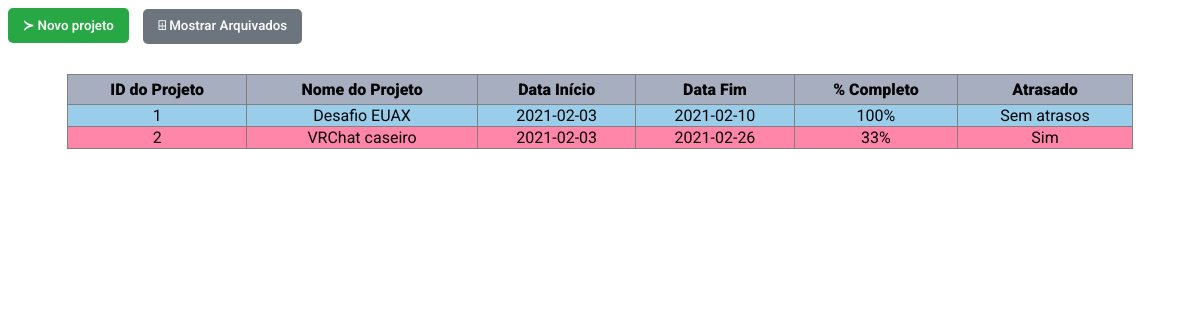
The page / on the database its author committed.
### tables this page shows
CREATE TABLE `projects` (
  `project_id` int(11) NOT NULL,
  `project_name` text NOT NULL,
  `date_start` date NOT NULL,
  `date_end` date NOT NULL,
  `archived` tinyint(1) NOT NULL
);

### index.php (the view, shortened to what this page needs)
<?php
	$link = mysqli_connect("localhost", "root", "", "euax_desafio");
	$mostrar_arquivados = (isset($_GET["arquivados"]) && trim($_GET["arquivados"]) == '1');
	if ($mostrar_arquivados == 0) {
		$projetos = mysqli_query($link, "SELECT * FROM projects WHERE archived=0");
	}
	else {
		$projetos = mysqli_query($link, "SELECT * FROM projects WHERE archived=1");
	}
?>
<html lang="en">
<head>
	<link rel="stylesheet" href="css/style.css">
</head>
<body>
	<input type="button" class="btn-success" onclick="OpenForm('newProjectForm');" value="≻ Novo projeto"/>
	<input type="button" class="btn-secondary" onclick="Redirect('index.php?arquivados=<?php echo $mostrar_arquivados == 1 ? '0' : '1';?>');" value="⌹ Mostrar <?php echo $mostrar_arquivados == 1 ? 'Ativos' : 'Arquivados';?>">
	<div id="project-tableBox" class="tableBox">
		<table align="center" border="1" class="dataTable">
			<tr>
				<th>ID do Projeto	</th>
				<th>Nome do Projeto	</th>
				<th>Data Início		</th>
				<th>Data Fim		</th>
				<th>% Completo		</th>
				<th>Atrasado		</th>
			</tr>
			<?php while($row = mysqli_fetch_array($projetos)) { ?>
				<?php
					$aux_activities_total = mysqli_query($link, "SELECT finished FROM activities WHERE project_id=" . $row['project_id']);
					$num_activities_total = mysqli_num_rows($aux_activities_total);
					if ($num_activities_total == 0) {
						$progress = 'Sem atividades';
					}else{
						$aux_activities_done = mysqli_query($link, "SELECT finished FROM activities WHERE finished=1 AND project_id=" . $row['project_id']);
						$num_activities_done = mysqli_num_rows($aux_activities_done);
						$progress = ($num_activities_done / $num_activities_total) * 100;
						$progress = round($progress, 0) . "%";
					}
					$project_deadline = $row['date_end'];
					$project_id = $row['project_id'];
					$aux_activities_late = mysqli_query($link, "SELECT finished FROM activities WHERE project_id = $project_id AND DATE(date_end) > DATE('" . $project_deadline . "')");
					$num_activities_late = mysqli_num_rows($aux_activities_late);
					$atraso = $num_activities_late == 0 ? "Sem atrasos" : "Sim";
					$rowClass = $num_activities_late == 0 ? "tableRow-normal" : "tableRow-late";
				?>
				<tr class="<?php echo $rowClass ?>" id="link" onclick="ProjectModal('<?php echo ($row['project_id']) ?>', '<?php echo ($row['project_name']) ?>', '<?php echo ($row['date_start']) ?>', '<?php echo ($row['date_end']) ?>', '<?php echo ($row['archived']) ?>')">
					<td><?php echo $row['project_id']; ?>	</td>
					<td><?php echo $row['project_name']; ?>	</td>
					<td><?php echo $row['date_start']; ?>	</td>
					<td><?php echo $row['date_end']; ?>		</td>
					<td><?php echo $progress ?>				</td>
					<td><?php echo $atraso ?>				</td>
				</tr>
			<?php } ?>
		</table>
	</div>
</body>
</html>

### css/style.css (style rules this page uses)
body { background-color: #ffffff; color: #060606; font-family: 'Roboto', sans-serif; font-weight: 600; }
.btn-primary, .btn-secondary, .btn-success, .btn-warning, .btn-danger { border: 0px; border-radius: 5px;; color: #f7f8f8; font-family: 'Roboto', sans-serif; font-weight: 600; height: 35px; margin: 0px 10px 0px 0px; padding: 0px 15px 0px 15px; transition: 0.2s; }
.btn-secondary { background-color: #6c757d; }
.btn-success { background-color: #28a745; }
.tableBox { margin-top: 30px; }
.dataTable { background-color: #C8D1E6; border-collapse: collapse; width: 90%; }
th { background-color: #A6AEBF; font-weight:900; padding: 5px 0px 5px 0px; }
.tableRow-normal, .tableRow-late { transition: 0.2s; text-align: center; }
.tableRow-normal { background-color: #99CDEA; }
.tableRow-late { background-color: #FF85A9; }

### rows shown on the page
projects: project_id "1", project_name "Desafio EUAX", date_start "2021-02-03", date_end "2021-02-10", progress "100%", atraso "Sem atrasos"
projects: project_id "2", project_name "VRChat caseiro", date_start "2021-02-03", date_end "2021-02-26", progress "33%", atraso "Sim"
